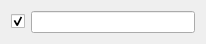
<?xml version="1.0" encoding="UTF-8"?>
<ui version="4.0">
 <class>EntityWidget</class>
 <widget class="QWidget" name="EntityWidget">
  <property name="geometry">
   <rect>
    <x>0</x>
    <y>0</y>
    <width>206</width>
    <height>38</height>
   </rect>
  </property>
  <property name="sizePolicy">
   <sizepolicy hsizetype="Preferred" vsizetype="Minimum">
    <horstretch>0</horstretch>
    <verstretch>0</verstretch>
   </sizepolicy>
  </property>
  <property name="windowTitle">
   <string>Form</string>
  </property>
  <layout class="QHBoxLayout" name="horizontalLayout">
   <item>
    <widget class="QCheckBox" name="checkActive">
     <property name="text">
      <string/>
     </property>
     <property name="checked">
      <bool>true</bool>
     </property>
    </widget>
   </item>
   <item>
    <widget class="QLineEdit" name="nameText"/>
   </item>
  </layout>
 </widget>
 <resources/>
 <connections/>
</ui>
